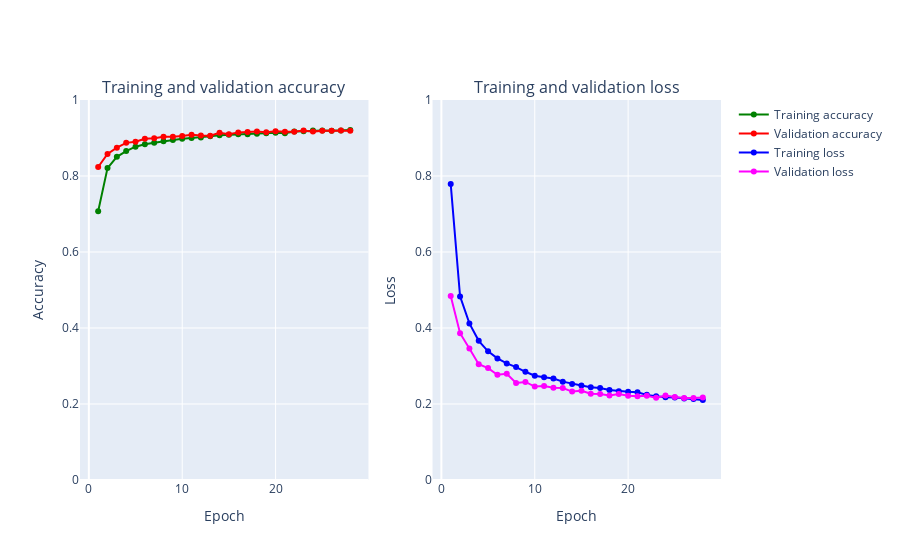

Notebook code for this chart:
### Code cell
plot_accuracy_and_loss(history)

### Figure 1 — Plotly figure (JSON) as saved in the notebook; plotly's stock layout.template omitted (floating-point values rounded to 4 significant figures)
{"data": [{"marker": {"color": "Green"}, "mode": "markers+lines", "name": "Training accuracy", "text": ["1", "2", "3", "4", "5", "6", "7", "8", "9", "10", "11", "12", "13", "14", "15", "16", "17", "18", "19", "20", "21", "22", "23", "24", "25", "26", "27", "28"], "type": "scatter", "x": [1, 2, 3, 4, 5, 6, 7, 8, 9, 10, 11, 12, 13, 14, 15, 16, 17, 18, 19, 20, 21, 22, 23, 24, 25, 26, 27, 28], "xaxis": "x", "y": [0.7071, 0.8208, 0.8505, 0.8656, 0.8771, 0.8835, 0.8877, 0.8913, 0.895, 0.8982, 0.9001, 0.9013, 0.9044, 0.9073, 0.9085, 0.9098, 0.9096, 0.9112, 0.9127, 0.914, 0.9127, 0.9169, 0.9181, 0.9197, 0.9195, 0.9191, 0.9197, 0.921], "yaxis": "y"}, {"marker": {"color": "Red"}, "mode": "markers+lines", "name": "Validation accuracy", "text": ["1", "2", "3", "4", "5", "6", "7", "8", "9", "10", "11", "12", "13", "14", "15", "16", "17", "18", "19", "20", "21", "22", "23", "24", "25", "26", "27", "28"], "type": "scatter", "x": [1, 2, 3, 4, 5, 6, 7, 8, 9, 10, 11, 12, 13, 14, 15, 16, 17, 18, 19, 20, 21, 22, 23, 24, 25, 26, 27, 28], "xaxis": "x", "y": [0.8238, 0.858, 0.8746, 0.8872, 0.8904, 0.898, 0.8996, 0.903, 0.9036, 0.905, 0.9086, 0.9064, 0.9062, 0.9138, 0.9098, 0.9148, 0.9158, 0.9172, 0.9154, 0.9178, 0.9162, 0.9166, 0.92, 0.9168, 0.9188, 0.9188, 0.9198, 0.9194], "yaxis": "y"}, {"marker": {"color": "Blue"}, "mode": "markers+lines", "name": "Training loss", "text": ["1", "2", "3", "4", "5", "6", "7", "8", "9", "10", "11", "12", "13", "14", "15", "16", "17", "18", "19", "20", "21", "22", "23", "24", "25", "26", "27", "28"], "type": "scatter", "x": [1, 2, 3, 4, 5, 6, 7, 8, 9, 10, 11, 12, 13, 14, 15, 16, 17, 18, 19, 20, 21, 22, 23, 24, 25, 26, 27, 28], "xaxis": "x2", "y": [0.7787, 0.4832, 0.412, 0.3663, 0.3387, 0.32, 0.3068, 0.2972, 0.2848, 0.2744, 0.2702, 0.267, 0.2588, 0.2529, 0.2489, 0.244, 0.2421, 0.237, 0.2338, 0.2323, 0.2307, 0.224, 0.2205, 0.2176, 0.2172, 0.2145, 0.2129, 0.2106], "yaxis": "y2"}, {"marker": {"color": "Magenta"}, "mode": "markers+lines", "name": "Validation loss", "text": ["1", "2", "3", "4", "5", "6", "7", "8", "9", "10", "11", "12", "13", "14", "15", "16", "17", "18", "19", "20", "21", "22", "23", "24", "25", "26", "27", "28"], "type": "scatter", "x": [1, 2, 3, 4, 5, 6, 7, 8, 9, 10, 11, 12, 13, 14, 15, 16, 17, 18, 19, 20, 21, 22, 23, 24, 25, 26, 27, 28], "xaxis": "x2", "y": [0.4842, 0.3863, 0.3459, 0.3049, 0.2946, 0.2768, 0.2794, 0.2554, 0.258, 0.2459, 0.2475, 0.2427, 0.2419, 0.2327, 0.2347, 0.2269, 0.2263, 0.2221, 0.226, 0.2218, 0.2201, 0.222, 0.2161, 0.2221, 0.2184, 0.2156, 0.216, 0.2171], "yaxis": "y2"}], "layout": {"annotations": [{"font": {"size": 16}, "showarrow": false, "text": "Training and validation accuracy", "x": 0.225, "xanchor": "center", "xref": "paper", "y": 1, "yanchor": "bottom", "yref": "paper"}, {"font": {"size": 16}, "showarrow": false, "text": "Training and validation loss", "x": 0.775, "xanchor": "center", "xref": "paper", "y": 1, "yanchor": "bottom", "yref": "paper"}], "xaxis": {"anchor": "y", "domain": [0, 0.45], "title": {"text": "Epoch"}}, "xaxis2": {"anchor": "y2", "domain": [0.55, 1], "title": {"text": "Epoch"}}, "yaxis": {"anchor": "x", "domain": [0, 1], "range": [0, 1], "title": {"text": "Accuracy"}}, "yaxis2": {"anchor": "x2", "domain": [0, 1], "range": [0, 1], "title": {"text": "Loss"}}}}
